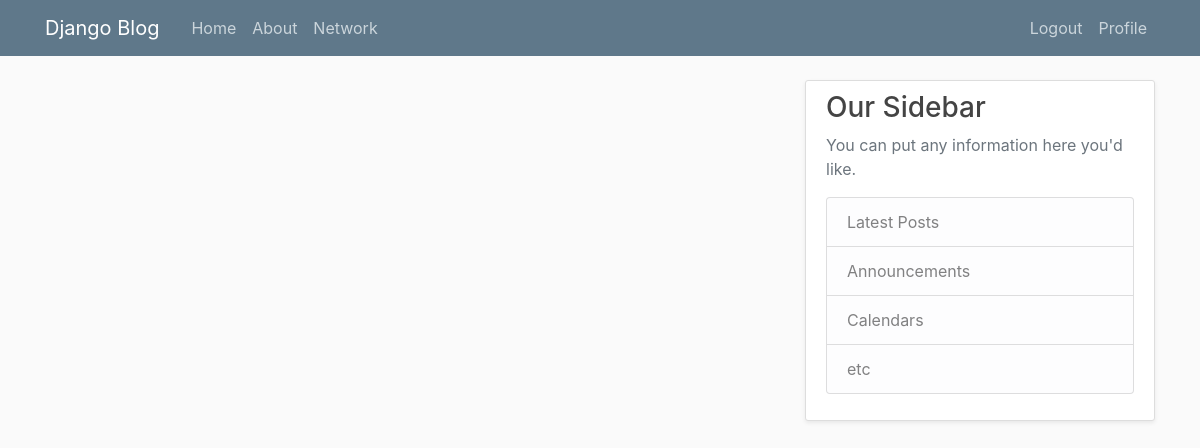
The page / (signed in) on the database as committed earlier.
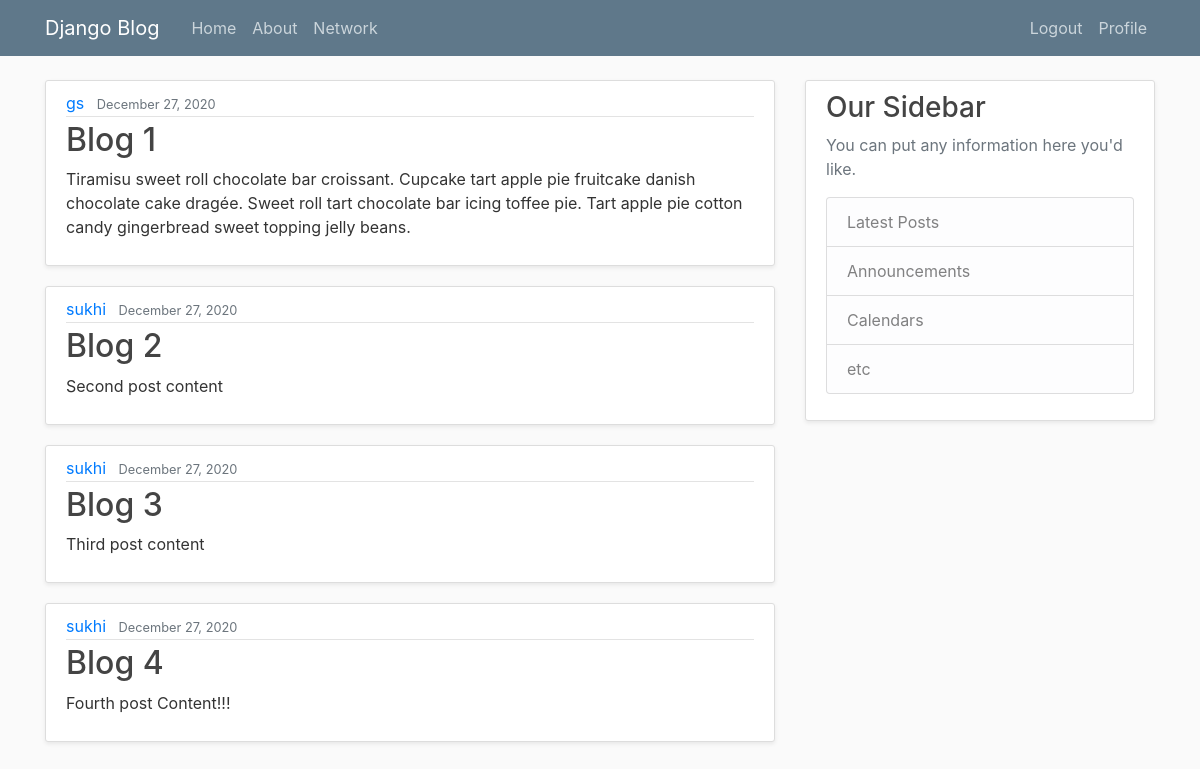
The same page on the database as committed later.
### blog/models.py (models this page shows, shortened)
class Post(models.Model):
    title = models.CharField(max_length=100)
    content = models.TextField()
    date_posted = models.DateTimeField(default=timezone.now)
    author = models.ForeignKey(to=User, on_delete=models.CASCADE)  # Delete a user to delete all the posts

### blog/views.py (the view)
# urls.py: path('', views.home, name='blog-home'),
def home(request):
    context = {
        'posts': Post.objects.all()
    }
    return render(request=request, template_name='blog/home.html', context=context)

### blog/templates/blog/home.html
{% extends "blog/base.html"%}
{% block content %}
    {% for post in posts %}
        <article class="media content-section shadow-sm">
          <div class="media-body">
            <div class="article-metadata">
              <a class="mr-2" href="#">{{ post.author }}</a>
                <small class="text-muted">{{ post.date_posted|date:"F d, Y"  }}</small>
            </div>
            <h2><a class="article-title" href="#">{{ post.title }}</a></h2>
            <p class="article-content">{{ post.content }}</p>
          </div>
        </article>
    {% endfor %}
{% endblock content %}

Rows that differ between the two databases and show on the page:
added Post: author "gs", date_posted "December 27, 2020", title "Blog 1", content "Tiramisu sweet roll chocolate bar croissant. Cupcake tart apple pie fruitcake danish chocolate cake dragée. Sweet roll tart chocolate bar icing toffee pie. Tart apple pie cotton candy gingerbread sweet topping jelly beans."
added Post: author "sukhi", date_posted "December 27, 2020", title "Blog 2", content "Second post content"
added Post: author "sukhi", date_posted "December 27, 2020", title "Blog 3", content "Third post content"
added Post: author "sukhi", date_posted "December 27, 2020", title "Blog 4", content "Fourth post Content!!!"
